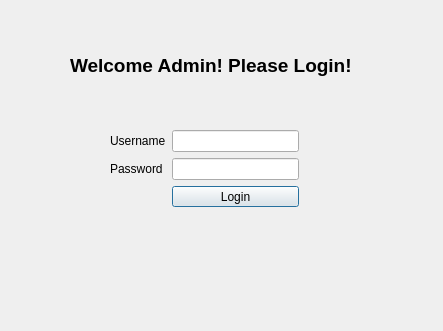
<?xml version="1.0" encoding="UTF-8"?>
<ui version="4.0">
 <class>DialogAdmin</class>
 <widget class="QDialog" name="DialogAdmin">
  <property name="geometry">
   <rect>
    <x>0</x>
    <y>0</y>
    <width>443</width>
    <height>331</height>
   </rect>
  </property>
  <property name="windowTitle">
   <string>Dialog</string>
  </property>
  <widget class="QLabel" name="label_3">
   <property name="geometry">
    <rect>
     <x>70</x>
     <y>50</y>
     <width>291</width>
     <height>31</height>
    </rect>
   </property>
   <property name="font">
    <font>
     <family>Arial</family>
     <pointsize>14</pointsize>
     <weight>75</weight>
     <bold>true</bold>
    </font>
   </property>
   <property name="text">
    <string>Welcome Admin! Please Login!</string>
   </property>
  </widget>
  <widget class="QWidget" name="">
   <property name="geometry">
    <rect>
     <x>110</x>
     <y>130</y>
     <width>189</width>
     <height>77</height>
    </rect>
   </property>
   <layout class="QGridLayout" name="gridLayout">
    <item row="0" column="0">
     <widget class="QLabel" name="label">
      <property name="text">
       <string>Username</string>
      </property>
     </widget>
    </item>
    <item row="0" column="1">
     <widget class="QLineEdit" name="AdminUsernameEdit"/>
    </item>
    <item row="1" column="0">
     <widget class="QLabel" name="label_2">
      <property name="text">
       <string>Password</string>
      </property>
     </widget>
    </item>
    <item row="1" column="1">
     <widget class="QLineEdit" name="AdminPasswordEdit"/>
    </item>
    <item row="2" column="1">
     <widget class="QPushButton" name="AdminLoginButton">
      <property name="text">
       <string>Login</string>
      </property>
     </widget>
    </item>
   </layout>
  </widget>
 </widget>
 <resources/>
 <connections/>
</ui>
